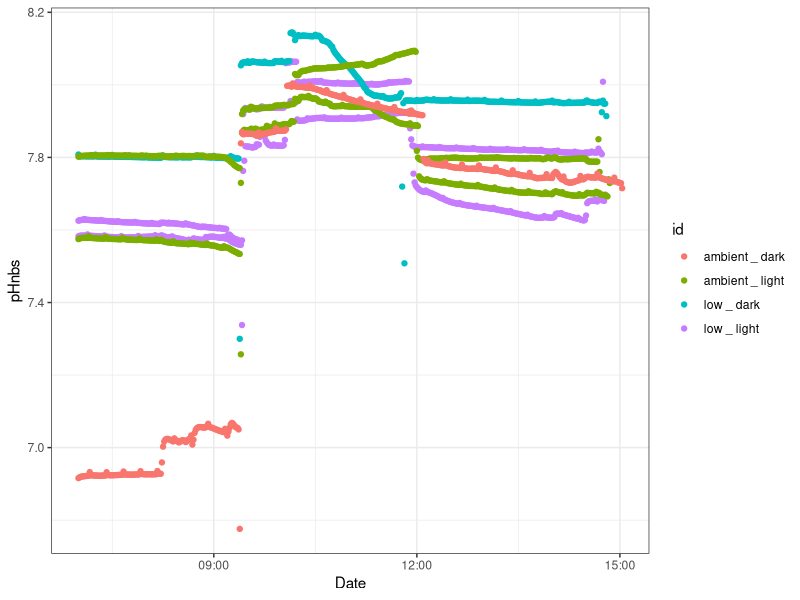

This chart was generated by the following R code:
rm(list=ls(all=TRUE))

#### Libraries ----
library(readxl)
library(dplyr)
library(ggplot2)


#### Data ----
light_low_1 <-read_excel("17_09_2025_HOBOpH_3_light_low(Data CEST).xlsx") %>%
  select(2,3,4,5)%>%
  rename(
    Date= 1,
    Tin = 3,
    mV = 4,
    pHnbs= 2) %>%
  na.omit() %>%
  mutate(site = "low",
         treatment = "light",
         chamber = "A")

light_low_2 <-read_excel("17_09_2025_HOBOpH_5_light_low(Data CEST).xlsx") %>%
  select(2,3,4,5)%>%
  rename(
    Date= 1,
    Tin = 3,
    mV = 4,
    pHnbs= 2) %>%
  na.omit() %>%
  mutate(site = "low",
         treatment = "light",
         chamber = "B")

dark_low_1 <-read_excel("22068748 2025-09-17-hobo7_low_dark.xlsx")%>%
  select(2,3,4,5)%>%
  rename(
    Date= 1,
    Tin = 3,
    mV = 4,
    pHnbs= 2) %>%
  na.omit() %>%
   mutate(site = "low",
          treatment = "dark",
          chamber = "A")


light_amb_1 <-read_excel("22068745 2025-09-17 08_42_53_hobo6_inc3_amb_light.xlsx") %>%
  select(2,3,4,5)%>%
  rename(
    Date= 1,
    Tin = 3,
    mV = 4,
    pHnbs= 2) %>%
  na.omit() %>%
  mutate(site = "ambient",
         treatment = "light",
         chamber = "A")

light_amb_2 <-read_excel("22068746 2025-09-17 14_51_08_hobo2_inc1_amb_light.xlsx") %>%
  select(2,3,4,5)%>%
  rename(
    Date= 1,
    Tin = 3,
    mV = 4,
    pHnbs= 2) %>%
  na.omit() %>%
  mutate(site = "ambient",
         treatment = "light",
         chamber = "B")

dark_amb_1 <-read_excel("22068749 2025-09-17-hobo4_AMB_DARK.xlsx") %>%
  select(2,3,4,5)%>%
  rename(
    Date= 1,
    Tin = 3,
    mV = 4,
    pHnbs= 2) %>%
  na.omit() %>%
  mutate(site = "ambient",
         treatment = "dark",
         chamber = "A")

### Joining the data in one dataframe
pH_incubation <- light_low_1 %>%
  full_join(light_low_2, by=c("Date", "Tin", "mV", "pHnbs", "site", "treatment", "chamber")) %>%
  full_join(dark_low_1, by=c("Date", "Tin", "mV", "pHnbs", "site", "treatment", "chamber")) %>%
  full_join(light_amb_1, by=c("Date", "Tin", "mV", "pHnbs", "site", "treatment", "chamber")) %>%
  full_join(light_amb_2, by=c("Date", "Tin", "mV", "pHnbs", "site", "treatment", "chamber")) %>%
  full_join(dark_amb_1, by=c("Date", "Tin", "mV", "pHnbs", "site", "treatment", "chamber")) %>%
  mutate(id = paste(site, "_", treatment)) %>%
  mutate(Date=as.POSIXct(Date, format="%Y-%m-%d %H:%M")) %>%
  #filter(!Date<as.POSIXct("2025-09-17 08:30", tz="UTC")) %>% #removing time before start of incubation
  #filter(!Date>as.POSIXct("2025-09-17 10:00", tz="UTC")) %>% #removing time after incubation
  na.omit()

  

#### Plots ----
ggplot(data = pH_incubation) +
  #geom_line(aes(x=Date, y=pHnbs, color=id, linetype=treatment))+
  geom_point(aes(x=Date, y=pHnbs, color=id))+
  theme_bw()
